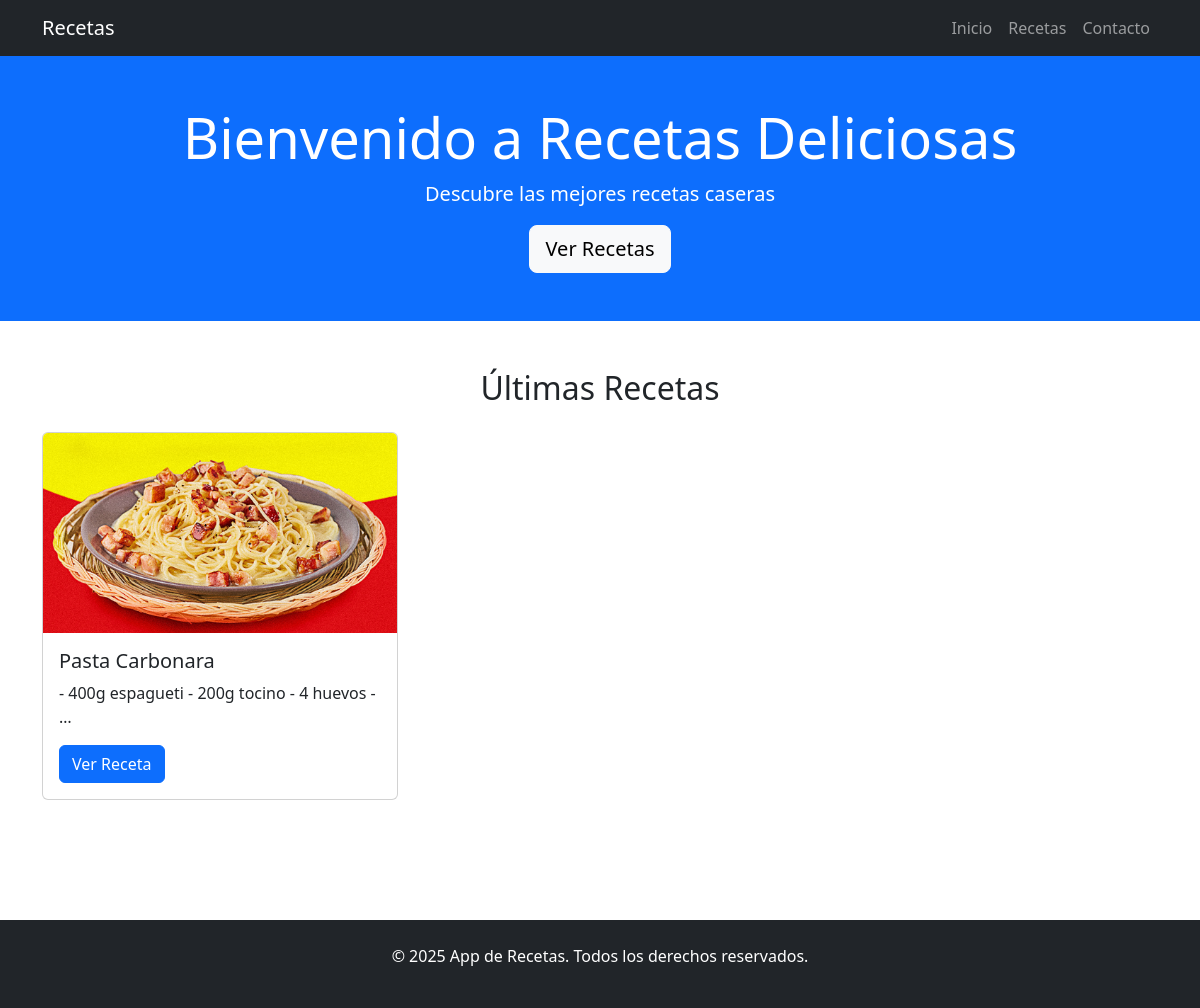
Before: / with the older database file.
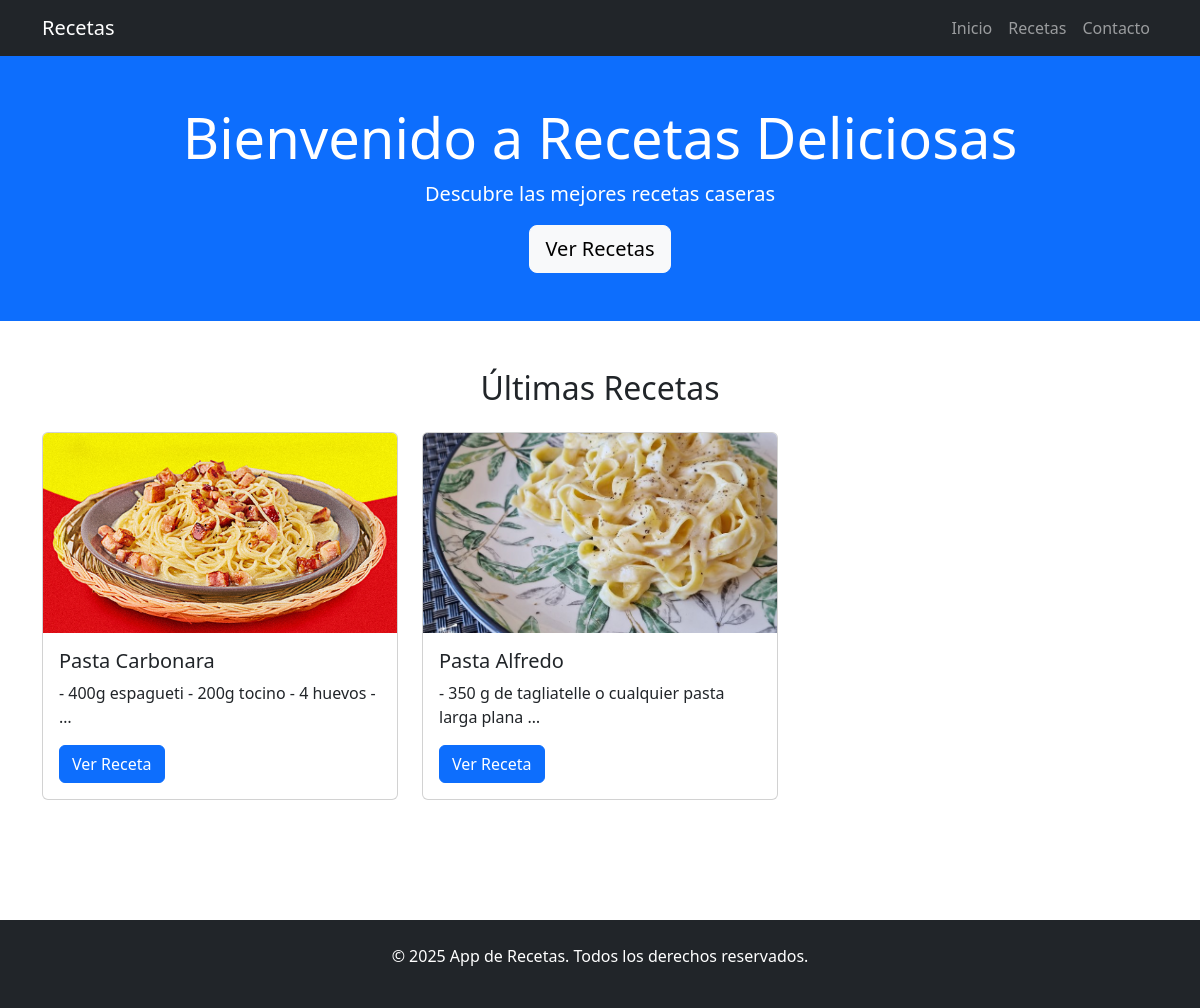
After: the same page with the newer database file.
### recetas/models.py (models this page shows, shortened)
class Receta(models.Model):
    nombre = models.CharField(max_length=200)
    ingredientes = models.TextField()
    instrucciones = models.TextField()
    imagen = models.ImageField(upload_to='recetas/')

### recetas/views.py (the view)
# urls.py: path('', views.inicio, name='inicio'),
def inicio(request):
    recetas = Receta.objects.all()[:3]
    return render(request, 'recetas/inicio.html', {'recetas': recetas})

### templates/recetas/inicio.html
{% extends 'base.html' %}
{% load static %}
{% block content %}
<div class="jumbotron bg-primary text-white py-5">
    <div class="container text-center">
        <h1 class="display-4">Bienvenido a Recetas Deliciosas</h1>
        <p class="lead">Descubre las mejores recetas caseras</p>
        <a class="btn btn-light btn-lg" href="{% url 'recetas:lista_recetas' %}">Ver Recetas</a>
    </div>
</div>
<div class="container my-5">
    <h2 class="text-center mb-4">Últimas Recetas</h2>
    {% if recetas %}
        <div class="row">
            {% for receta in recetas %}
            <div class="col-md-4 mb-4">
                <div class="card">
                    {% if receta.imagen %}
                        <img src="{{ receta.imagen.url }}" class="card-img-top" alt="{{ receta.nombre }}">
                    {% endif %}
                    <div class="card-body">
                        <h5 class="card-title">{{ receta.nombre }}</h5>
                        <p class="card-text">{{ receta.ingredientes|truncatewords:10 }}</p>
                        <a href="{% url 'recetas:detalle_receta' receta.pk %}" class="btn btn-primary">Ver Receta</a>
                    </div>
                </div>
            </div>
            {% endfor %}
        </div>
    {% else %}
        <p class="text-center">No hay recetas disponibles.</p>
    {% endif %}
</div>
{% endblock %}

### templates/base.html (shortened to what this page needs)
{% load static %}
<!DOCTYPE html>
<html lang="es">
<head>
    <link href="https://cdn.jsdelivr.net/npm/bootstrap@5.3.0/dist/css/bootstrap.min.css" rel="stylesheet">
    <link rel="stylesheet" href="{% static 'css/styles.css' %}">
</head>
<body>
    <nav class="navbar navbar-expand-lg navbar-dark bg-dark">
        <div class="container">
            <a class="navbar-brand" href="{% url 'recetas:inicio' %}">Recetas</a>
            <div class="collapse navbar-collapse" id="navbarNav">
                <ul class="navbar-nav ms-auto">
                    <li class="nav-item">
                        <a class="nav-link" href="{% url 'recetas:inicio' %}">Inicio</a>
                    </li>
                    <li class="nav-item">
                        <a class="nav-link" href="{% url 'recetas:lista_recetas' %}">Recetas</a>
                    </li>
                    <li class="nav-item">
                        <a class="nav-link" href="{% url 'recetas:contacto' %}">Contacto</a>
                    </li>
                </ul>
            </div>
        </div>
    </nav>
    {% block content %}{% endblock %}
    <footer class="bg-dark text-white mt-5 py-4">
        <div class="container text-center">
            <p>&copy; 2025 App de Recetas. Todos los derechos reservados.</p>
        </div>
    </footer>
</body>
</html>

### static/css/styles.css (style rules this page uses)
body { min-height: 100vh; display: flex; flex-direction: column; }
.jumbotron { border-radius: 0; }
.card { transition: transform 0.2s; }
.card-img-top { height: 200px; object-fit: cover; }

Changed rows visible on the page:
added Receta: imagen (picture), nombre "Pasta Alfredo", ingredientes "- 350 g de tagliatelle o cualquier pasta larga plana …"
